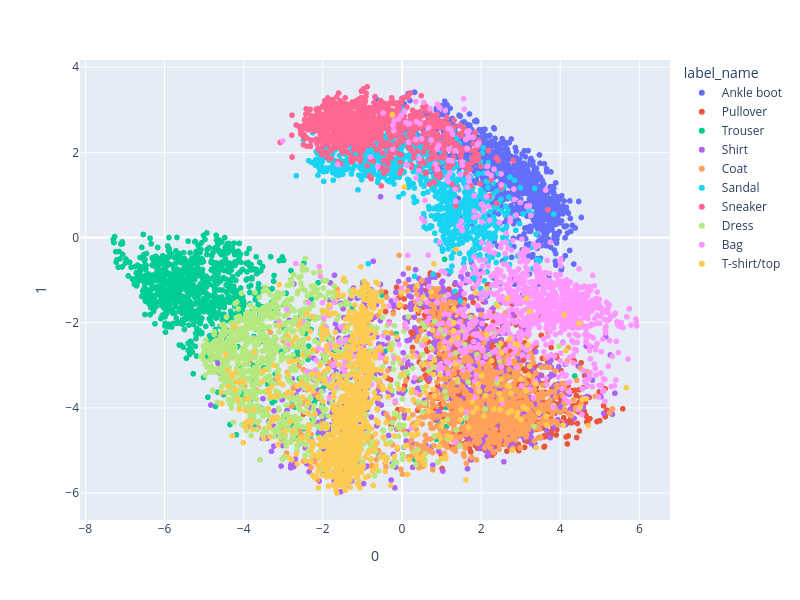

Here is the notebook cell this chart was saved with:
### Code cell
px.scatter(df_vae_2D, x=0, y=1, color="label_name", width=800, height=600)

### Figure 1 — Plotly figure (JSON) as saved in the notebook; plotly's stock layout.template omitted (floating-point values rounded to 4 significant figures; data arrays with more than 128 entries replaced by an {"elided": "..."} marker saying what was removed)
{"data": [{"hovertemplate": "label_name=Ankle boot<br>0=%{x}<br>1=%{y}<extra></extra>", "legendgroup": "Ankle boot", "marker": {"color": "#636efa", "symbol": "circle"}, "mode": "markers", "name": "Ankle boot", "showlegend": true, "type": "scattergl", "x": {"elided": "1000 float values"}, "xaxis": "x", "y": {"elided": "1000 float values"}, "yaxis": "y"}, {"hovertemplate": "label_name=Pullover<br>0=%{x}<br>1=%{y}<extra></extra>", "legendgroup": "Pullover", "marker": {"color": "#EF553B", "symbol": "circle"}, "mode": "markers", "name": "Pullover", "showlegend": true, "type": "scattergl", "x": {"elided": "1000 float values"}, "xaxis": "x", "y": {"elided": "1000 float values"}, "yaxis": "y"}, {"hovertemplate": "label_name=Trouser<br>0=%{x}<br>1=%{y}<extra></extra>", "legendgroup": "Trouser", "marker": {"color": "#00cc96", "symbol": "circle"}, "mode": "markers", "name": "Trouser", "showlegend": true, "type": "scattergl", "x": {"elided": "1000 float values"}, "xaxis": "x", "y": {"elided": "1000 float values"}, "yaxis": "y"}, {"hovertemplate": "label_name=Shirt<br>0=%{x}<br>1=%{y}<extra></extra>", "legendgroup": "Shirt", "marker": {"color": "#ab63fa", "symbol": "circle"}, "mode": "markers", "name": "Shirt", "showlegend": true, "type": "scattergl", "x": {"elided": "1000 float values"}, "xaxis": "x", "y": {"elided": "1000 float values"}, "yaxis": "y"}, {"hovertemplate": "label_name=Coat<br>0=%{x}<br>1=%{y}<extra></extra>", "legendgroup": "Coat", "marker": {"color": "#FFA15A", "symbol": "circle"}, "mode": "markers", "name": "Coat", "showlegend": true, "type": "scattergl", "x": {"elided": "1000 float values"}, "xaxis": "x", "y": {"elided": "1000 float values"}, "yaxis": "y"}, {"hovertemplate": "label_name=Sandal<br>0=%{x}<br>1=%{y}<extra></extra>", "legendgroup": "Sandal", "marker": {"color": "#19d3f3", "symbol": "circle"}, "mode": "markers", "name": "Sandal", "showlegend": true, "type": "scattergl", "x": {"elided": "1000 float values"}, "xaxis": "x", "y": {"elided": "1000 float values"}, "yaxis": "y"}, {"hovertemplate": "label_name=Sneaker<br>0=%{x}<br>1=%{y}<extra></extra>", "legendgroup": "Sneaker", "marker": {"color": "#FF6692", "symbol": "circle"}, "mode": "markers", "name": "Sneaker", "showlegend": true, "type": "scattergl", "x": {"elided": "1000 float values"}, "xaxis": "x", "y": {"elided": "1000 float values"}, "yaxis": "y"}, {"hovertemplate": "label_name=Dress<br>0=%{x}<br>1=%{y}<extra></extra>", "legendgroup": "Dress", "marker": {"color": "#B6E880", "symbol": "circle"}, "mode": "markers", "name": "Dress", "showlegend": true, "type": "scattergl", "x": {"elided": "1000 float values"}, "xaxis": "x", "y": {"elided": "1000 float values"}, "yaxis": "y"}, {"hovertemplate": "label_name=Bag<br>0=%{x}<br>1=%{y}<extra></extra>", "legendgroup": "Bag", "marker": {"color": "#FF97FF", "symbol": "circle"}, "mode": "markers", "name": "Bag", "showlegend": true, "type": "scattergl", "x": {"elided": "1000 float values"}, "xaxis": "x", "y": {"elided": "1000 float values"}, "yaxis": "y"}, {"hovertemplate": "label_name=T-shirt/top<br>0=%{x}<br>1=%{y}<extra></extra>", "legendgroup": "T-shirt/top", "marker": {"color": "#FECB52", "symbol": "circle"}, "mode": "markers", "name": "T-shirt/top", "showlegend": true, "type": "scattergl", "x": {"elided": "1000 float values"}, "xaxis": "x", "y": {"elided": "1000 float values"}, "yaxis": "y"}], "layout": {"height": 600, "legend": {"title": {"text": "label_name"}, "tracegroupgap": 0}, "margin": {"t": 60}, "width": 800, "xaxis": {"anchor": "y", "domain": [0, 1], "title": {"text": "0"}}, "yaxis": {"anchor": "x", "domain": [0, 1], "title": {"text": "1"}}}}
